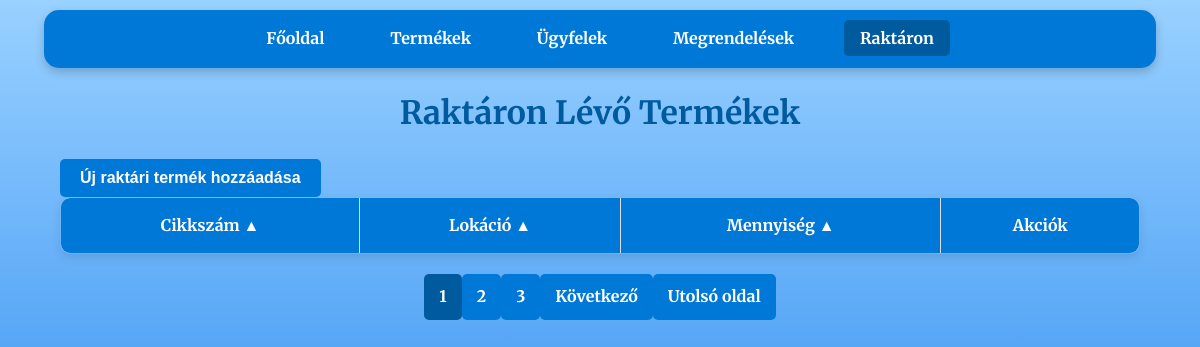
Page /stock on the earlier database version.
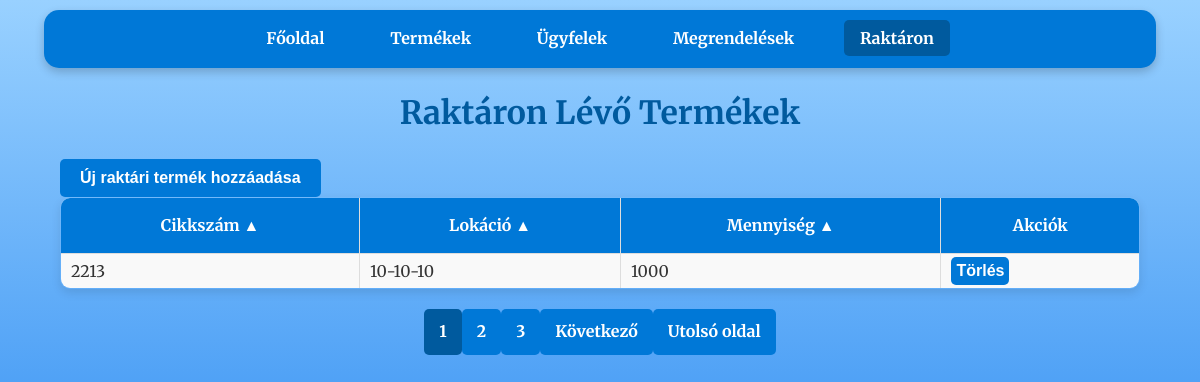
Same page on the later database version.
### tables this page shows
CREATE TABLE stock (
                    id INTEGER PRIMARY KEY,
                    cikkszam TEXT,
                    lokacio TEXT,
                    mennyiseg INTEGER,
                    FOREIGN KEY(cikkszam) REFERENCES products(cikkszam));

CREATE TABLE products (
                    id INTEGER PRIMARY KEY,
                    cikkszam TEXT UNIQUE,
                    nev TEXT,
                    ar REAL,
                    suly REAL,
                    kategoria TEXT);

### raktar_program-master/app.py (the view)
@app.route('/stock')
def stock():
    per_page = 10  # Egy oldalon megjelenő elemek száma
    page = int(request.args.get('page', 1))  # Az aktuális oldal lekérése (alapértelmezett: 1)
    offset = (page - 1) * per_page  # Az eltolás számítása
    order_by = str(request.args.get('order_by', 'products.cikkszam'))
    desc = request.args.get('desc', 'false').lower() in ('true', '1')
    valid_columns = {'stock.id', 'products.cikkszam', 'stock.lokacio', 'stock.mennyiseg'}
    if order_by not in valid_columns:
        raise ValueError("Invalid column name for ordering.") #Elkerüljük az SQL injection-t
    if desc:
        descending = 'DESC'
    if not desc:
        descending = ''
    conn = get_db_connection()
    stock = conn.execute(f'''SELECT stock.id, products.cikkszam, stock.lokacio, stock.mennyiseg
                            FROM stock
                            JOIN products ON stock.cikkszam = products.cikkszam ORDER BY {order_by} {descending} LIMIT ? OFFSET ?
    ''', (per_page, offset) ).fetchall()
    total_products = conn.execute('SELECT COUNT(*) FROM products').fetchone()[0]
    conn.close()
    total_pages = (total_products + per_page - 1) // per_page  # Összes oldal száma
    start_page = max(1, page - 2)  # Az aktuális oldalhoz képest 2-vel hátrébb
    end_page = min(total_pages, page + 2)  # Az aktuális oldalhoz képest 2-vel előrébb
    return render_template(
        'stock.html',
        stock=stock,
        page=page,
        order_by=order_by,
        desc=desc,
        total_pages=total_pages,
        start_page=start_page,
        end_page=end_page
    )

### raktar_program-master/app.py (called while the page is built)
def get_db_connection():
    conn = sqlite3.connect('database.db')
    conn.row_factory = sqlite3.Row
    return conn

### raktar_program-master/templates/stock.html (shortened to what this page needs)
<!DOCTYPE html>
<html lang="hu">
<head>
    <link rel="stylesheet" href="{{ url_for('static', filename='css/style.css') }}">
</head>
<body>
    <nav>
        <a href="{{ url_for('index') }}">Főoldal</a>
        <a href="{{ url_for('stock') }}">Termékek</a>
        <a href="{{ url_for('customers') }}">Ügyfelek</a>
        <a href="{{ url_for('orders') }}">Megrendelések</a>
        <a class="disabled">Raktáron</a>
    </nav>
    <h1>Raktáron Lévő Termékek</h1>
    <div class="container">
        <a href="{{ url_for('add_stock') }}">
            <button>Új raktári termék hozzáadása</button>
        </a>
        <table>
            <thead>
                <tr>
                    <th>
                        {% if order_by == 'stock.cikkszam' and desc %}
                        <a href="{{ url_for('stock', desc=0, order_by='stock.cikkszam', page=page) }}">Cikkszám ▼</a>
                        {% else %}
                        <a href="{{ url_for('stock', desc=1, order_by='stock.cikkszam', page=page) }}">Cikkszám ▲</a>
                        {% endif %}
                    </th>
                    <th>
                        {% if order_by == 'stock.lokacio' and desc %}
                        <a href="{{ url_for('stock', desc=0, order_by='stock.lokacio', page=page) }}">Lokáció ▼</a>
                        {% else %}
                        <a href="{{ url_for('stock', desc=1, order_by='stock.lokacio', page=page) }}">Lokáció ▲</a>
                        {% endif %}
                    </th>
                    <th>
                        {% if order_by == 'stock.mennyiseg' and desc %}
                        <a href="{{ url_for('stock', desc=0, order_by='stock.mennyiseg', page=page) }}">Mennyiség ▼</a>
                        {% else %}
                        <a href="{{ url_for('stock', desc=1, order_by='stock.mennyiseg', page=page) }}">Mennyiség ▲</a>
                        {% endif %}
                    </th>
                    <th>Akciók</th>
                </tr>
            </thead>
            <tbody>
                {% for item in stock %}
                <tr>
                    <td>{{ item.cikkszam }}</td>
                    <td>{{ item.lokacio }}</td>
                    <td>{{ item.mennyiseg }}</td>
                    <td>
                        <form action="{{ url_for('delete_stock', stock_id=item.id) }}" method="POST" style="display:inline;">
                            <button type="submit" onclick="return confirm('Biztosan törli a rekordot?');">Törlés</button>
                        </form>
                    </td>
                </tr>
                {% endfor %}
            </tbody>
        </table>
    </div>
    <div class="pagination">
        {% for p in range(start_page, end_page + 1) %}
        <a href="{{ url_for('stock', order_by=order_by, page=p) }}" class="{% if p == page %}active{% endif %}">{{ p }}</a>
        {% endfor %}
        {% if page < total_pages %} <a href="{{ url_for('stock', order_by=order_by, page=page+1) }}">Következő</a>
            <a href="{{ url_for('stock', order_by=order_by, page=total_pages) }}">Utolsó oldal</a>
            {% endif %}
    </div>
</body>
</html>

Differences in the rows shown:
added stock: cikkszam "2213", lokacio "10-10-10", mennyiseg "1000"
